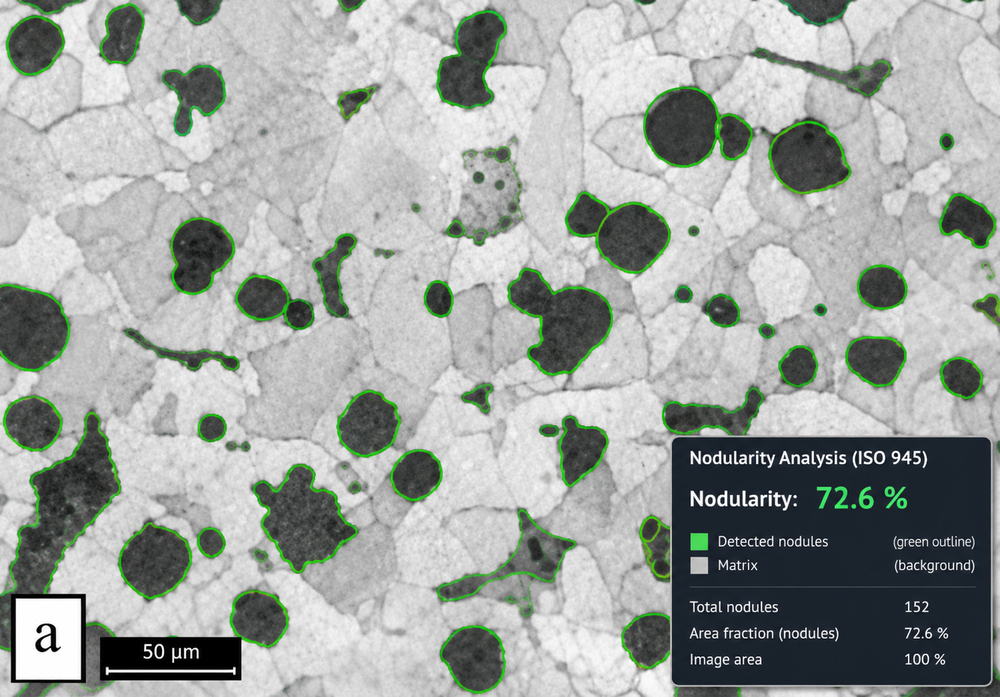
#> input picture tests/fixtures/hi5.png, 1000 x 697 px, shrunk from 1502 x 1047 before the run
$ python -i image_qc.py   (imports and definitions only)   (older library calls are emulated)
#> lines starting #> are read from the running program, lines starting #| are printed output that depends on the picture; after the words box and inside, x2 and y2 are one past the last pixel; in counts of white or black regions, pixels touching at a corner belong together
#> further down, picture is the input picture: shape (697, 1000, 3); mean B, G, R 159.3, 163.3, 157.9
"""Micrograph Quality Health & Pre-Analysis Focus Gate for NODIQ-X.

Evaluates:
1. Sharpness / Focus Score via Modified Laplacian Variance.
2. Polishing Scratch & Abrasive Streak Detection.
3. Illumination Uniformity & Microscope Vignetting.
4. Contrast / Etch Quality Index.
"""
from typing import Any, Dict
import cv2
import numpy as np


def evaluate_micrograph_health(image_bgr: np.ndarray) -> Dict[str, Any]:
    """Evaluate specimen preparation and optical acquisition quality."""
    if image_bgr is None or not isinstance(image_bgr, np.ndarray) or image_bgr.size == 0:
        return {
            "available": False,
            "overall_status": "UNKNOWN",
            "focus_score": 0.0,
            "quality_grade": "Unavailable",
            "reason": "Invalid or empty image"
        }

    h, w = image_bgr.shape[:2]
#> h = 697; w = 1000
    gray = cv2.cvtColor(image_bgr, cv2.COLOR_BGR2GRAY) if image_bgr.ndim == 3 else image_bgr

    # 1. Focus & Sharpness (Modified Laplacian Variance)
    # Exclude scale bar region (bottom 12%) so text doesn't artificially spike focus
    eval_h = int(h * 0.88) if h > 200 else h
#> eval_h = 613
    roi = gray[:eval_h, :]

    lap = cv2.Laplacian(roi, cv2.CV_64F)
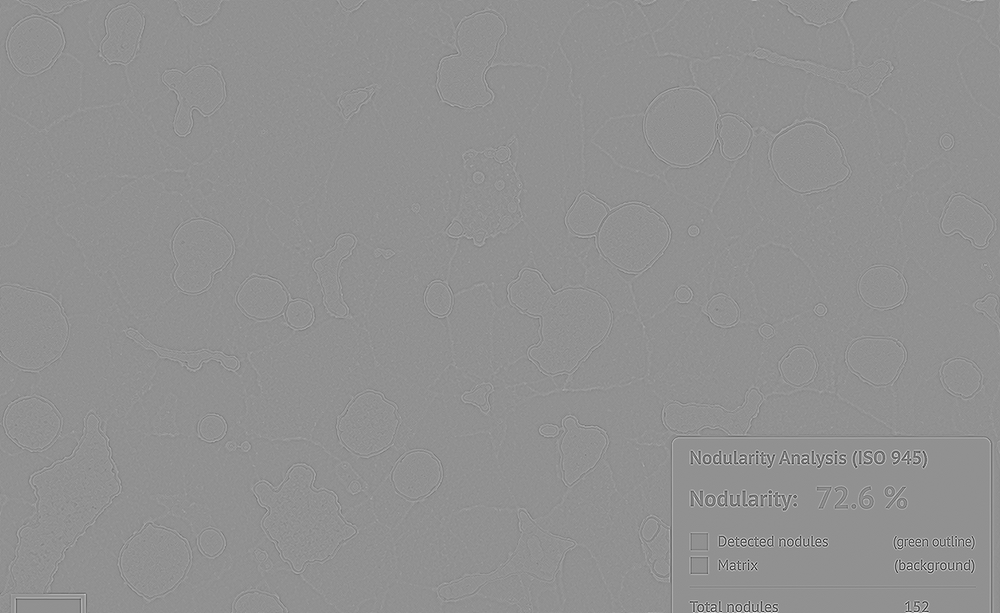
#> lap: shape (613, 1000) float64; min -643, max 485, mean 0; drawn with min black and max white
    lap_var = float(lap.var())
#> lap_var = 717.7

    # Map laplacian variance to 0 - 100 scale:
    # < 40: Blurry/Defocus, 40-120: Fair, 120-350: Sharp, > 350: Highly Sharp
    raw_focus = (lap_var / 250.0) * 100.0
#> raw_focus = 287.1
    focus_score = round(float(np.clip(raw_focus, 5.0, 99.5)), 1)
#> focus_score = 99.5

    # 2. Polishing Scratch & Abrasive Streak Detection
    # Scratches appear as long, thin, straight high-gradient lines
    edges = cv2.Canny(roi, 50, 150, apertureSize=3)
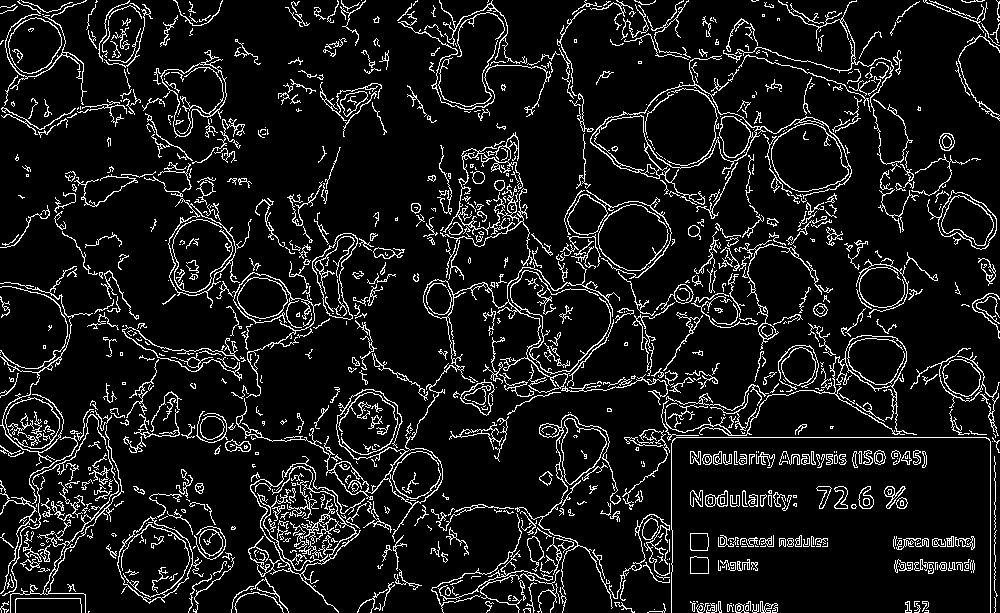
#> edges: shape (613, 1000); 9.6% white in thin lines or dots
    # Morphological line detection across 4 directional angles (0, 45, 90, 135 deg)
    kernel_len = max(15, int(w * 0.04))
#> kernel_len = 40
    h_kernel = cv2.getStructuringElement(cv2.MORPH_RECT, (kernel_len, 1))
    v_kernel = cv2.getStructuringElement(cv2.MORPH_RECT, (1, kernel_len))
#> v_kernel = 40 values from 1 to 1

    h_lines = cv2.morphologyEx(edges, cv2.MORPH_OPEN, h_kernel)
#> h_lines: shape (613, 1000); 0.06% white in thin lines or dots, all inside (x1, y1, x2, y2) = (17, 437, 988, 599)
    v_lines = cv2.morphologyEx(edges, cv2.MORPH_OPEN, v_kernel)
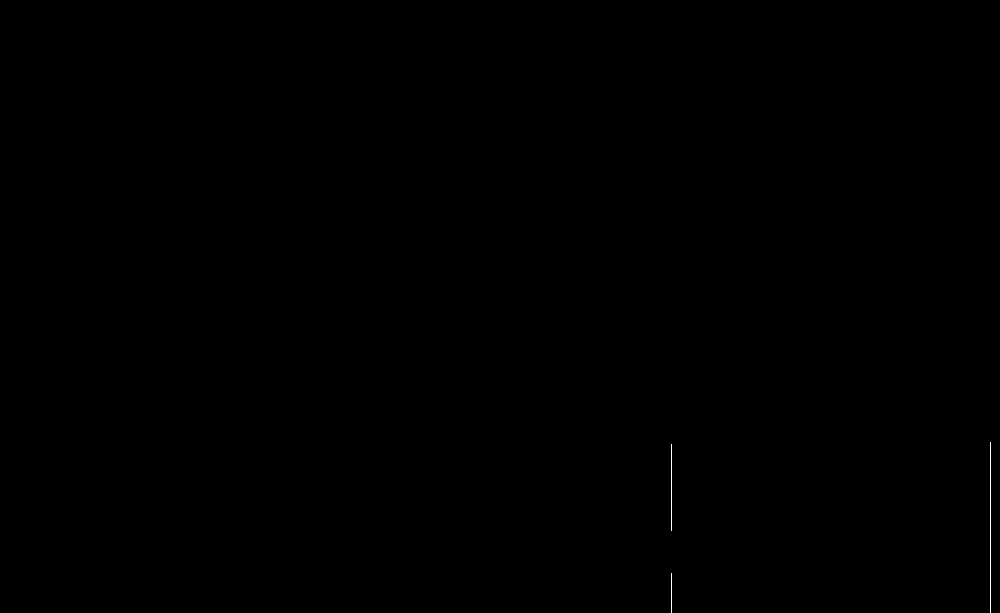
#> v_lines: shape (613, 1000); 0.05% white in thin lines or dots, all inside (x1, y1, x2, y2) = (671, 442, 991, 613)

    h_density = float(np.count_nonzero(h_lines)) / float(roi.size) * 1000.0
#> h_density = 0.613
    v_density = float(np.count_nonzero(v_lines)) / float(roi.size) * 1000.0
#> v_density = 0.486
    scratch_density = round(h_density + v_density, 2)
#> scratch_density = 1.1

    has_scratches = scratch_density > 2.8
#> has_scratches = False

    # 3. Illumination Uniformity & Vignetting Check
    # Compare center luminance to corner quadrants
    cx1, cx2 = int(w * 0.3), int(w * 0.7)
#> cx1 = 300; cx2 = 700
    cy1, cy2 = int(eval_h * 0.3), int(eval_h * 0.7)
#> cy1 = 183; cy2 = 429
    center_roi = roi[cy1:cy2, cx1:cx2]

    # Corners
    corner_size_w = int(w * 0.2)
#> corner_size_w = 200
    corner_size_h = int(eval_h * 0.2)
#> corner_size_h = 122
    tl = roi[:corner_size_h, :corner_size_w]
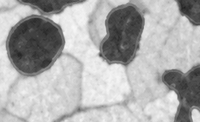
#> tl: shape (122, 200); min 32, max 248, mean 171.7
    tr = roi[:corner_size_h, w - corner_size_w:]
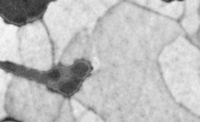
#> tr: shape (122, 200); min 38, max 247, mean 189.7
    bl = roi[eval_h - corner_size_h:, :corner_size_w]
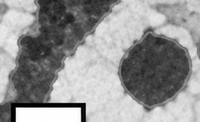
#> bl: shape (122, 200); min 0, max 255, mean 147.6
    br = roi[eval_h - corner_size_h:, w - corner_size_w:]
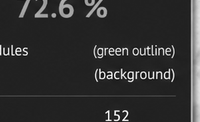
#> br: shape (122, 200); min 0, max 255, mean 48.9

    center_lum = float(np.mean(center_roi)) if center_roi.size > 0 else 128.0
#> center_lum = 175.3
    corner_lum = float(np.mean([np.mean(tl), np.mean(tr), np.mean(bl), np.mean(br)]))
#> corner_lum = 139.5

    if center_lum > 0:
        uniformity_ratio = min(1.0, corner_lum / center_lum)
#> uniformity_ratio = 0.796
    else:
        uniformity_ratio = 1.0
    illumination_pct = round(float(uniformity_ratio * 100.0), 1)
#> illumination_pct = 79.6

    # 4. Contrast & Dynamic Range
    std_contrast = float(np.std(roi))
#> std_contrast = 65.31
    contrast_score = round(float(np.clip((std_contrast / 55.0) * 100.0, 10.0, 100.0)), 1)
#> contrast_score = 100

    # Overall Quality Assessment
    warnings = []
    if focus_score < 40.0:
        warnings.append("Micrograph appears slightly out of focus (low edge variance).")
    if has_scratches:
        warnings.append("Linear scratch artifacts detected; may slightly affect boundary detection.")
    if illumination_pct < 65.0:
        warnings.append("Microscope field vignetting detected (darker outer corners).")
    if contrast_score < 30.0:
        warnings.append("Low optical contrast; sample may be under-etched.")

    if focus_score >= 60.0 and not has_scratches and illumination_pct >= 75.0:
        status = "OPTIMAL"
        status_label = "Optimal Preparation & Sharp Focus"
        badge_color = "success"
    elif focus_score >= 38.0 and not (has_scratches and focus_score < 45.0):
        status = "ACCEPTABLE"
        status_label = "Acceptable Quality for Measurement"
        badge_color = "warning"
    else:
        status = "SUBOPTIMAL"
        status_label = "Suboptimal Micrograph Quality"
        badge_color = "danger"

    return {
        "available": True,
        "overall_status": status,
        "status_label": status_label,
        "badge_color": badge_color,
        "focus_score": focus_score,
        "sharpness_laplacian": round(lap_var, 1),
        "illumination_uniformity_pct": illumination_pct,
        "contrast_score": contrast_score,
        "scratch_detected": has_scratches,
        "scratch_density": scratch_density,
        "recommendations": warnings or ["Sample preparation and optical acquisition meet standard metallographic criteria."]
    }

>>> import cv2
>>> picture = cv2.imread('../../../tests/fixtures/hi5.png')
>>> result = evaluate_micrograph_health(picture)
#> result = 11 items
